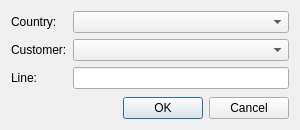
<?xml version="1.0" encoding="UTF-8"?>
<ui version="4.0">
 <class>DlgEditLine</class>
 <widget class="QDialog" name="DlgEditLine">
  <property name="geometry">
   <rect>
    <x>0</x>
    <y>0</y>
    <width>300</width>
    <height>130</height>
   </rect>
  </property>
  <property name="minimumSize">
   <size>
    <width>300</width>
    <height>0</height>
   </size>
  </property>
  <property name="windowTitle">
   <string>Dialog</string>
  </property>
  <layout class="QVBoxLayout" name="verticalLayout">
   <item>
    <layout class="QFormLayout" name="formLayout">
     <item row="0" column="0">
      <widget class="QLabel" name="LabelCountry">
       <property name="text">
        <string>Country:</string>
       </property>
      </widget>
     </item>
     <item row="0" column="1">
      <widget class="QComboBox" name="ComboCountry"/>
     </item>
     <item row="1" column="0">
      <widget class="QLabel" name="LabelCustomer">
       <property name="text">
        <string>Customer:</string>
       </property>
      </widget>
     </item>
     <item row="1" column="1">
      <widget class="QComboBox" name="ComboCustomer"/>
     </item>
     <item row="2" column="0">
      <widget class="QLabel" name="LabelLine">
       <property name="text">
        <string>Line:</string>
       </property>
      </widget>
     </item>
     <item row="2" column="1">
      <widget class="QLineEdit" name="EditLine"/>
     </item>
    </layout>
   </item>
   <item>
    <layout class="QHBoxLayout" name="horizontalLayout">
     <item>
      <spacer name="HSpacerButtons">
       <property name="orientation">
        <enum>Qt::Horizontal</enum>
       </property>
       <property name="sizeHint" stdset="0">
        <size>
         <width>40</width>
         <height>20</height>
        </size>
       </property>
      </spacer>
     </item>
     <item>
      <widget class="QPushButton" name="ButtonOK">
       <property name="text">
        <string>OK</string>
       </property>
      </widget>
     </item>
     <item>
      <widget class="QPushButton" name="ButtonCancel">
       <property name="text">
        <string>Cancel</string>
       </property>
      </widget>
     </item>
    </layout>
   </item>
  </layout>
 </widget>
 <resources/>
 <connections/>
</ui>
